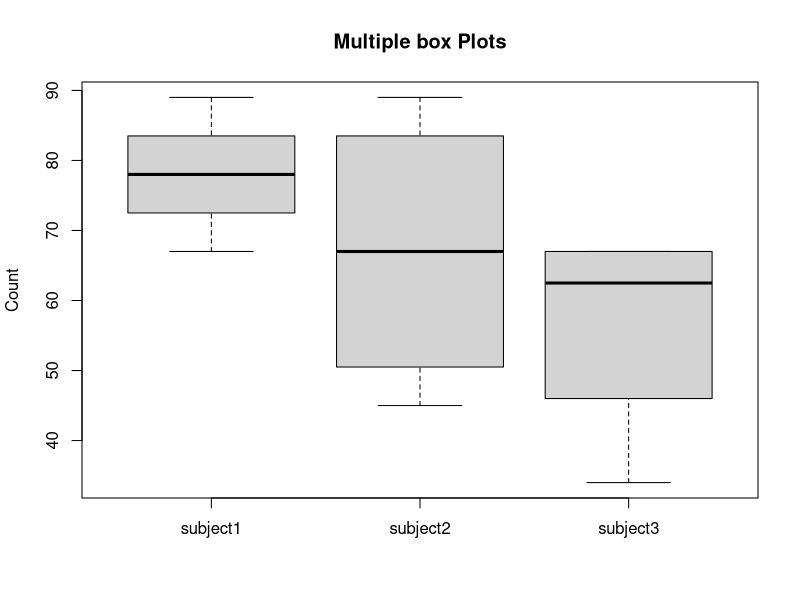

Reproduce this figure in R.
#1. Create a data frame to store students marks and display the marks using a box plot and histogram for each subject
subject1 <- c(78,67,89,78) 
subject2 <- c(56,78,45,89) 
subject3 <- c(67,67,34,58) 
marks_summary <- data.frame(subject1,subject2,subject3) 

boxplot(as.matrix(marks_summary), 
main="Multiple box Plots", 
ylab="Count", 
beside=TRUE 
) 
